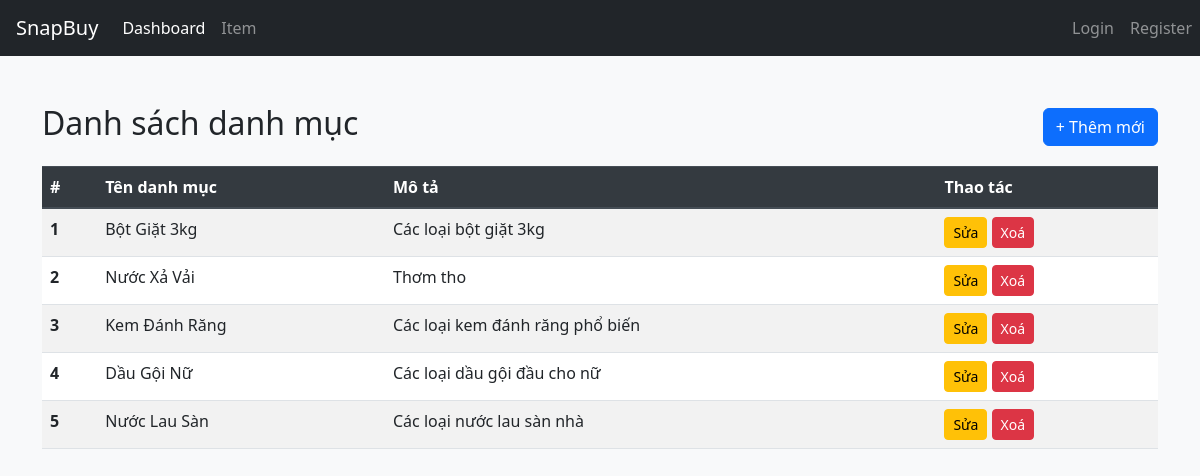
The page /categories on the database as committed earlier.
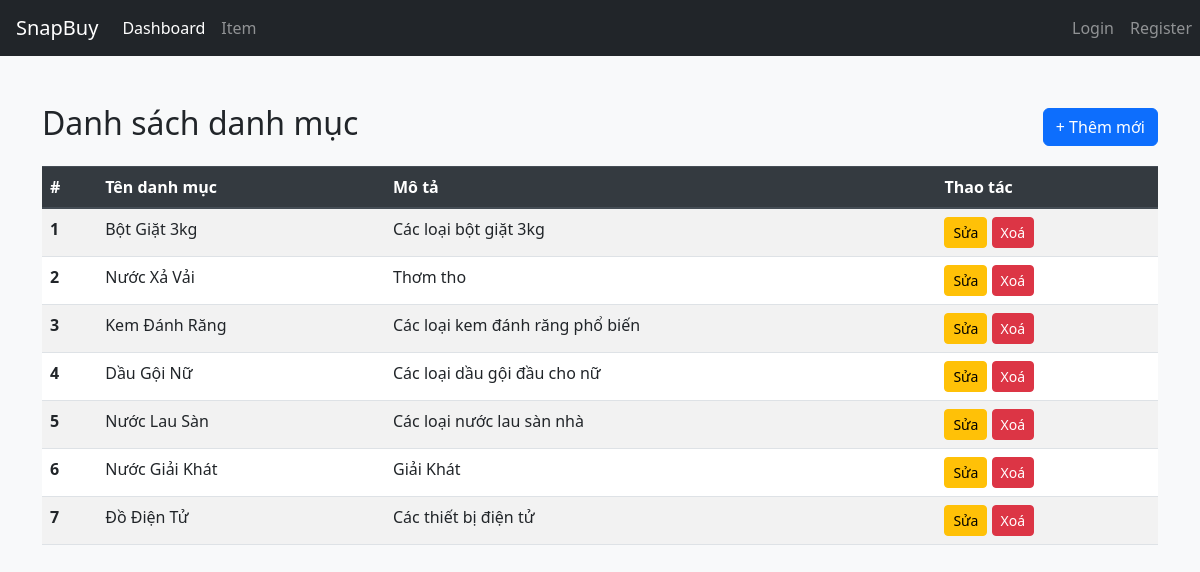
The same page on the database as committed later.
### market/models.py (models this page shows)
class Category(db.Model):
    id = db.Column(db.Integer, primary_key=True)
    name = db.Column(db.String(length=100), nullable=False, unique=True)
    description = db.Column(db.Text, nullable=True)
    items = db.relationship('Item', backref='category', lazy=True)

### market/routes.py (the view)
@app.route('/categories')
def category_list():
    categories = Category.query.all()
    return render_template('category/list.html', categories=categories)

### market/routes.py (called while the page is built)
@app.context_processor
def inject_cart_quantity():
    cart = session.get('cart', {})
    total_items = sum(cart.values())
    return dict(cart_quantity=total_items)

### market/templates/category/list.html (shortened to what this page needs)
{% extends 'base_admin.html' %}
{% block content %}
<div class="container mt-5">
    <div class="d-flex justify-content-between align-items-center mb-3">
        <h2>Danh sách danh mục</h2>
        <a href="{{ url_for('add_category') }}" class="btn btn-primary">+ Thêm mới</a>
    </div>
    <table class="table table-striped table-hover">
        <thead class="thead-dark">
            <tr>
                <th scope="col">#</th>
                <th scope="col">Tên danh mục</th>
                <th scope="col">Mô tả</th>
                <th scope="col">Thao tác</th>
            </tr>
        </thead>
        <tbody>
            {% for category in categories %}
            <tr>
                <th scope="row">{{ loop.index }}</th>
                <td>{{ category.name }}</td>
                <td>{{ category.description or '' }}</td>
                <td>
                    <a href="{{ url_for('edit_category', id=category.id) }}" class="btn btn-sm btn-warning">Sửa</a>
                    <form method="POST" action="{{ url_for('delete_category', id=category.id) }}" style="display:inline;">
                        <button type="submit" class="btn btn-sm btn-danger" onclick="return confirm('Bạn chắc chắn muốn xoá?')">Xoá</button>
                    </form>
                </td>
            </tr>
            {% endfor %}
        </tbody>
    </table>
</div>
{% endblock %}

### market/templates/base_admin.html (shortened to what this page needs)
<!doctype html>
<html lang="en">
  <head>
    <link rel="stylesheet" href="https://cdn.jsdelivr.net/npm/bootstrap@5.3.7/dist/css/bootstrap.rtl.min.css">
    <link rel="stylesheet" href="https://cdn.jsdelivr.net/npm/bootstrap@4.5.3/dist/css/bootstrap.min.css">
    <link href="https://cdn.jsdelivr.net/npm/bootstrap@5.3.0/dist/css/bootstrap.min.css" rel="stylesheet">
    <link rel="stylesheet" href="https://cdn.jsdelivr.net/npm/bootstrap-icons@1.11.0/font/bootstrap-icons.css">
    <link href="https://cdn.jsdelivr.net/npm/bootstrap-icons@1.10.5/font/bootstrap-icons.css" rel="stylesheet">
  </head>
  <body class="bg-light">
    <nav class="navbar navbar-expand-md navbar-dark bg-dark">
      <a class="navbar-brand" href="#">SnapBuy</a>
      <div class="collapse navbar-collapse" id="navbarNav">
        <ul class="navbar-nav mr-auto">
            <li class="nav-item active">
                <a class="nav-link" href="{{ url_for('dashboard_page') }}">Dashboard <span class="sr-only">(current)</span></a>
            </li>
            <li class="nav-item">
                <a class="nav-link" href="#">Item</a>
            </li>
        </ul>
        {% if current_user.is_authenticated %}
            <ul class="navbar-nav">
                <li class="nav-item">
                    <a class="nav-link">
                        {% if session['role'] == 'admin' %}
                            Welcome Admin, {{ current_user.username }}
                        {% else %}
                            Welcome, {{ current_user.username }}
                        {% endif %}
                    </a>
                </li>
                <li class="nav-item">
                    <a class="nav-link" href="{{ url_for('logout') }}">Logout</a>
                </li>
            </ul>
        {% else %}
            <ul class="navbar-nav">
                <li class="nav-item">
                    <a class="nav-link" href="{{ url_for('login_admin') }}">Login</a>
                </li>
                <li class="nav-item">
                    <a class="nav-link" href="{{ url_for('register_admin') }}">Register</a>
                </li>
            </ul>
        {% endif %}
      </div>
    </nav>
      {% block content %}
      {% endblock %}
  </body>
</html>

Rows that differ between the two databases and show on the page:
added Category: name "Nước Giải Khát", description "Giải Khát"
added Category: name "Đồ Điện Tử", description "Các thiết bị điện tử"
